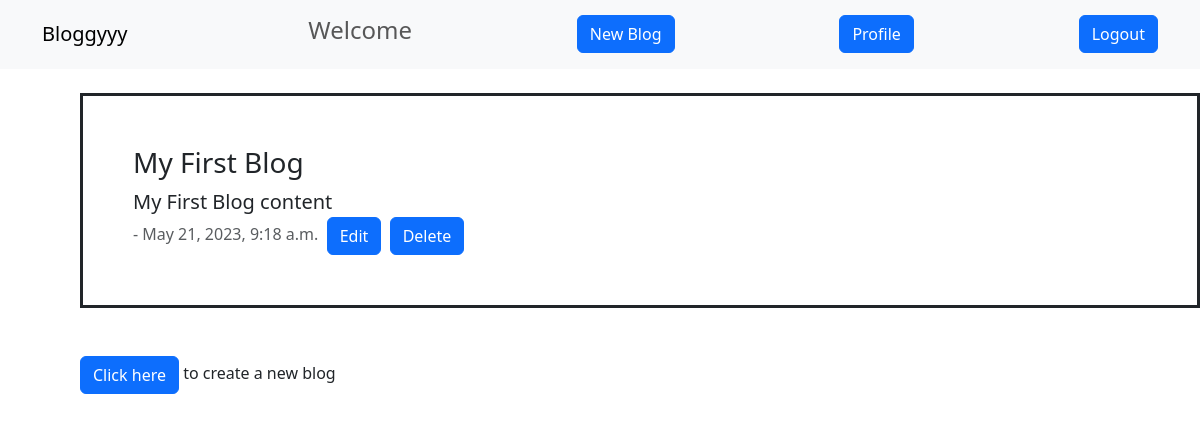
/profile/ (signed in), run on the app's committed database.
### BlogApp/models.py (models this page shows, shortened)
class Blog(models.Model):
    title = models.CharField(max_length=30)
    content = models.TextField(max_length = 2000)
    date_posted = models.DateTimeField(default = timezone.now)
    author = models.ForeignKey(User, on_delete = models.CASCADE)

### BlogApp/views.py (the view)
# urls.py: path('profile/', views.view_profile, name = "profile"),
@login_required
def view_profile(request):
    usr = User.objects.filter(username = request.user.username).first()
    blogs = usr.blog_set.all().order_by('-date_posted').values()
    return render(request, 'profile.html', {'blogs': blogs})

### templates/profile.html (shortened to what this page needs)
{% extends "base.html" %}
{% block body %}
<br>
<div style = "width: 1120px; margin-left: 80px">
    <div class="mb-3">
        {% if blogs %}
            {% for blog in blogs %}
            <div style = "border-style: solid; padding: 50px">
                <div class = "h3">
                    {{blog.title}}
                </div>
                <div class = "lead">
                    {{blog.content}}
                </div>
                <div class = "text-muted">
                    - {{blog.date_posted}}&nbsp;
                    <a href = "{% url 'edit blog' blog_id=blog.id %}" class = "btn btn-primary">Edit</a>&nbsp;
                    <a href = "{% url 'delete blog' blog_id=blog.id %}" class = "btn btn-primary">Delete</a>
                </div>
            </div>
            <br><br>
            {% endfor %}
            <a href = "{% url 'new blog' %}" class = "btn btn-primary">Click here</a> to create a new blog
        {% else %}
            Create your first blog !! <br><br><a href = "{% url 'new blog' %}" class = "btn btn-primary">Click here</a> to create your first blog
        {% endif %}
    </div>
</div>
{% endblock %}

### data on the page
Blog: title "My First Blog", content "My First Blog content", date_posted "May 21, 2023, 9:18 a.m."
